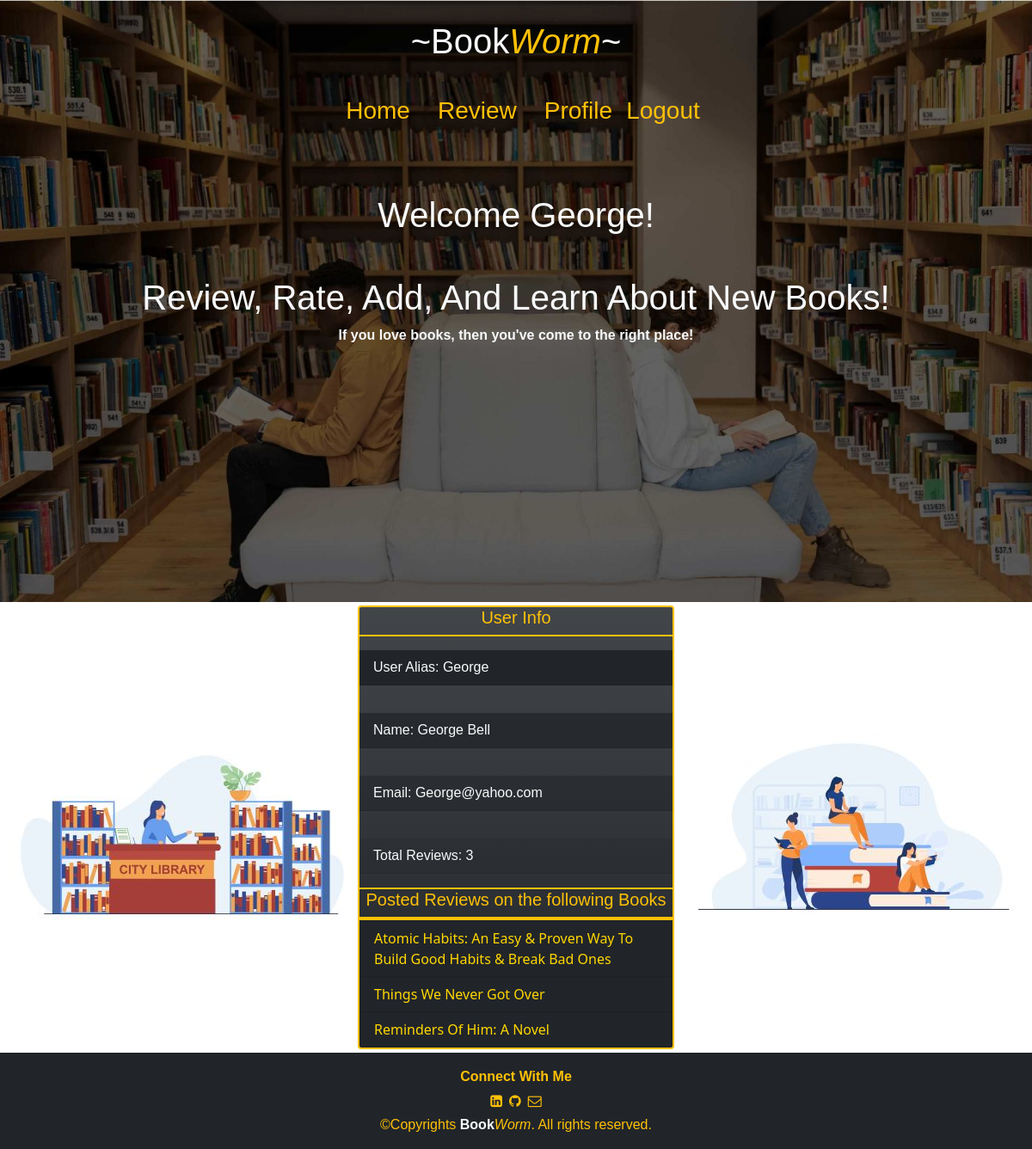
The app's page /3 (signed in) with its own data.
### apps/users/models.py (models this page shows)
class User(models.Model):
    name = models.CharField(max_length=255)
    alias = models.CharField(max_length=255)
    email = models.CharField(max_length=255)
    password = models.CharField(max_length=255)
    created_at = models.DateTimeField(auto_now_add=True)
    updated_at = models.DateTimeField(auto_now=True)
    objects = UserManager()

### apps/books/models.py (models this page shows)
class Review(models.Model):
    review = models.TextField()
    rating = models.IntegerField()
    user = models.ForeignKey(User, related_name='book_reviews', on_delete= CASCADE)
    book = models.ForeignKey(Book, related_name='reviews', on_delete=models.CASCADE)
    created_at = models.DateTimeField(auto_now_add=True)
    updated_at = models.DateTimeField(auto_now=True)
    objects = BookManager()

class Book(models.Model):
    title = models.CharField(max_length=255)
    author = models.TextField()
    uploaded_by = models.ForeignKey(User, related_name='uploaded_books', on_delete=models.CASCADE)
    created_at = models.DateTimeField(auto_now_add=True)
    updated_at = models.DateTimeField(auto_now=True)
    objects = BookManager()

### apps/users/views.py (the view)
# urls.py: path('<int:user_id>', views.user_page)
def user_page(request, user_id):
    if 'user_id' not in request.session:
        return redirect('/')
    loged_in_user = User.objects.get(id= request.session['user_id'])
    context = {
        'user': User.objects.get(id = user_id),
        'loged_in_user' : loged_in_user
    }
    user = User.objects.get(id = request.session['user_id'])
    print(user.book_reviews.all())
    return render(request, 'user_page.html', context)

### apps/users/templates/user_page.html (shortened to what this page needs)
<!DOCTYPE html>
<html lang="en">
<head>
    {% load static %}
    <link rel="stylesheet" href="{% static 'css/user_page.css' %}">
    <link href="https://cdn.jsdelivr.net/npm/bootstrap@5.1.3/dist/css/bootstrap.min.css" rel="stylesheet">
    <link rel="stylesheet" href="https://cdnjs.cloudflare.com/ajax/libs/font-awesome/4.7.0/css/font-awesome.min.css">
</head>
<body>
    <div class="container-fluid header">
        <h1 class="text-light  text-center py-4 text-decoration-underlin">~Book<i class="text-warning">Worm</i>~</h1>
        <nav class="navbar text-light p-2 mb-5">
            <div class="container-xxl">
                <div class=" d-flex justify-content-between m-auto">
                    <h3><a class="link-warning text-decoration-none mx-3" href="/books">Home</a></h3>
                    <h3><a class="link-warning text-decoration-none mx-3" href="/books/add">Review</a></h3>
                    <h3><a class="link-warning text-decoration-none mx-3" href="/{{user.id}}">Profile</a></h3>
                    <h3><a class="link-warning text-decoration-none" href="/logout">Logout</a></h3>
                </div>
        </nav>
        <div class="container pt-3">
            <h1 class="text-center text-light">Welcome {{user.alias}}!</h1>
            <h1 class="text-center text-light mt-5">Review, Rate, Add, And Learn About New Books! </h1>
            <p class="text-center text-light"><strong> If you love books, then you've come to the right place!</strong> </p>
        </div>
    </div>
    <div class="container-fluid w-100 d-flex justify-content-between align-items-center">
        <img class="" src="../static/img/8364.jpg" alt="library">
        <div class="card m-1 w-50 text-light bg-dark bg-gradient border-2 border-warning">
            <h5 class="card-title text-center text-warning">User Info</h5>
            <ul class="list-group list-group-flush">
                <p><li class="font list-group-item text-light bg-dark">User Alias: {{user.alias}}</li></p>
                <p><li class="list-group-item text-light bg-dark bg-opacity-75">Name: {{user.name}}</li></p>
                <p><li class="list-group-item text-light bg-dark bg-opacity-50">Email: {{user.email}}</li></p>
                <p><li class="list-group-item text-light bg-dark bg-opacity-25">Total Reviews: {{user.book_reviews.count}}</li></p>
            </ul>
            <h5 class="card-title text-center text-warning">Posted Reviews on the following Books</h5>
            <ul class="list-group list-group-flush"></ul>
            {% for review in user.book_reviews.all %}
                <li class="list-group-item bg-dark "><a class="link text-decoration-none" href="/books/{{review.book.id}}">{{review.book.title}}</a></li>
            {% endfor %}
        </div>
        <img src="../static/img/6263.jpg" alt="">
    </div>
    <footer class="p-3 bg-dark">
        <p class="text-center text-warning mb-0"><strong>Connect With Me</strong></p>
        <div class="d-flex justify-content-center align-items-center">
            <a class="link-warning p-1" href="#">
                <i class="fa fa-linkedin-square" aria-hidden="true"></i>
            </a>
            <a class="link-warning p-1" href="#">
                <i class="fa fa-github" aria-hidden="true"></i>
            </a>
            <a class="link-warning p-1" href="#">
                <i class="fa fa-envelope-o" aria-hidden="true"></i>
            </a>
        </div>
        <p class="text-center text-warning mb-0">&copy;Copyrights <strong class="text-light">Book</strong><i>Worm</i>. All rights reserved.</p>
    </footer>
</body>
</html>

### apps/users/static/css/user_page.css (style rules this page uses)
.header { background-image:url(../img/wepik-2022229-142624.jpg); height: 350px; background-repeat: no-repeat; background-size: cover; height: 700px; animation: change 15s infinite ease-in-out; }
h1, h2, h3, p, h5 , ul { font-family:Verdana, Geneva, Tahoma, sans-serif }
.link { color: gold; }

### records on screen
User: alias "George", name "George Bell", email "George@yahoo.com", book_reviews.count "3"
Review: book "Atomic Habits: An Easy & Proven Way To Build Good Habits & Break Bad Ones"
Review: book "Things We Never Got Over"
Review: book "Reminders Of Him: A Novel"
